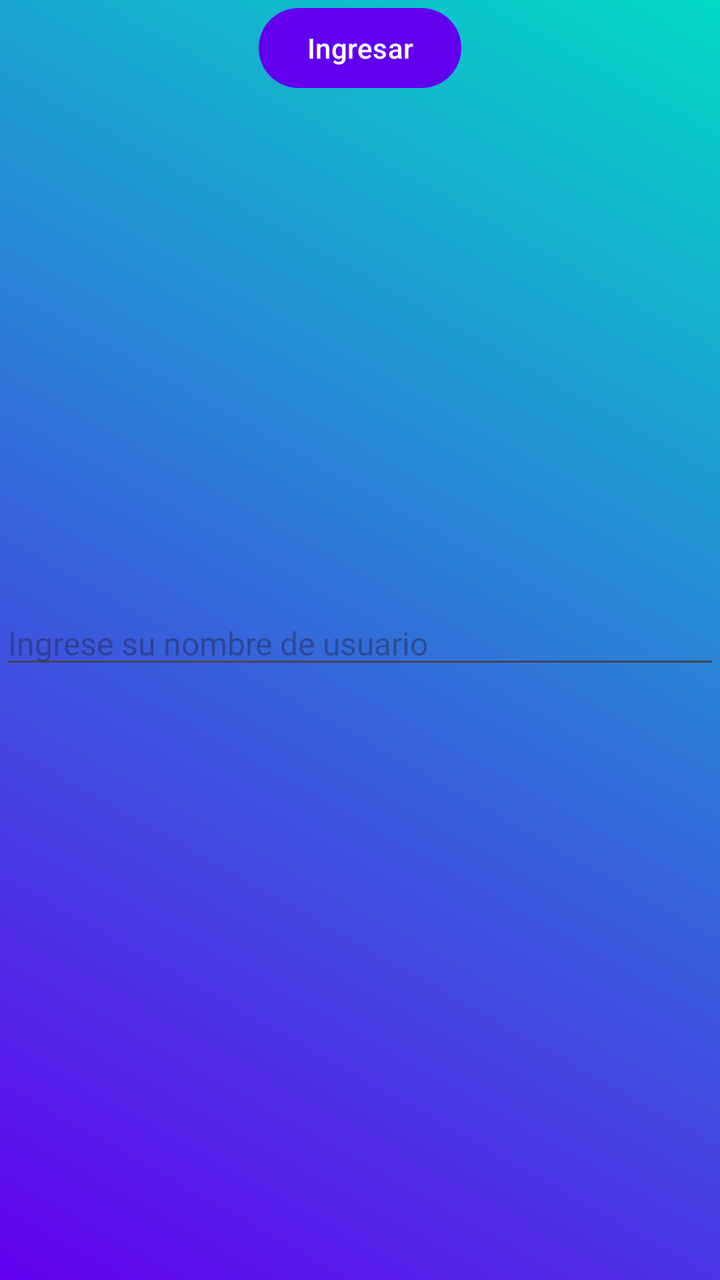
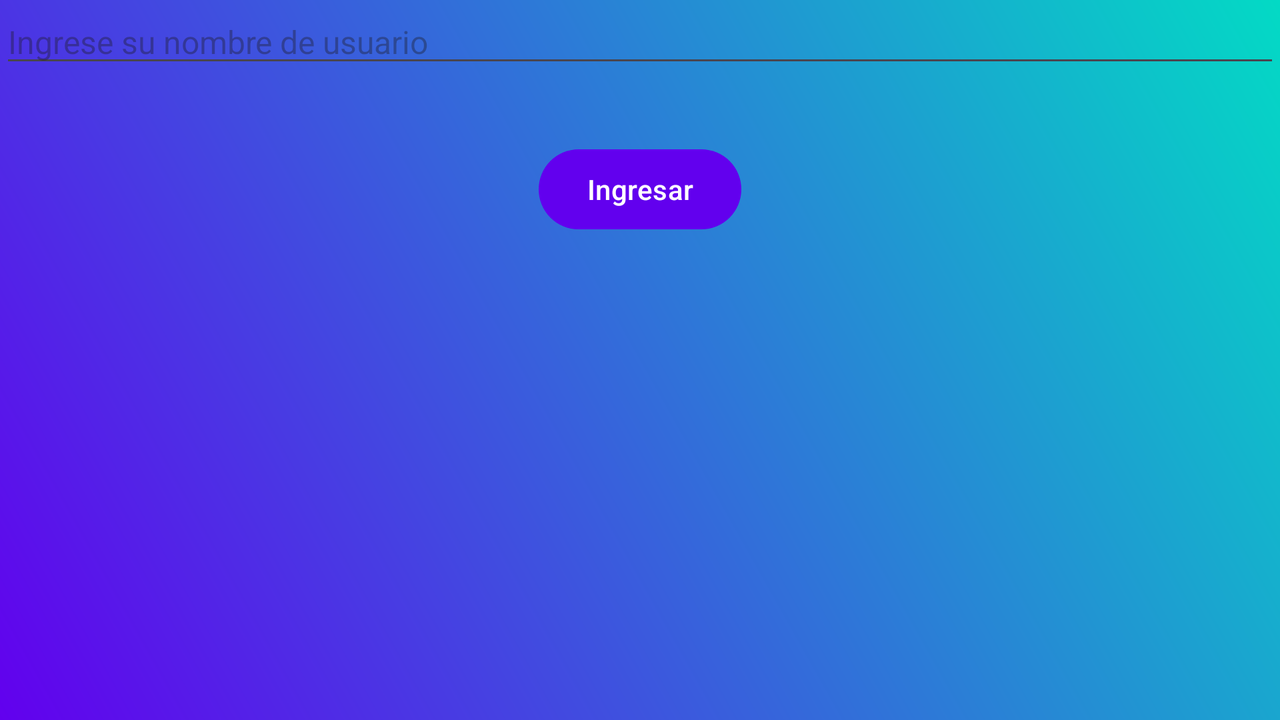

Compare how this app lays out the same screen by default and in its alternative resource folder. The renders come first, then the two layout files and the values they reference.
<!-- AndroidManifest.xml: application theme Base.Theme.Coinnect -->
<!-- res/layout/fragment_login.xml -->
<?xml version="1.0" encoding="utf-8"?>
<androidx.constraintlayout.widget.ConstraintLayout xmlns:android="http://schemas.android.com/apk/res/android"
    xmlns:app="http://schemas.android.com/apk/res-auto"
    xmlns:tools="http://schemas.android.com/tools"
    android:layout_width="match_parent"
    android:layout_height="match_parent"
    tools:context=".LoginFragment"
    android:background="@drawable/gradient">


    <EditText
        android:id="@+id/etUsername"
        android:layout_width="0dp"
        android:layout_height="wrap_content"
        android:hint="@string/txtuser"
        android:textSize="16sp"
        app:layout_constraintTop_toTopOf="parent"
        app:layout_constraintStart_toStartOf="parent"
        app:layout_constraintEnd_toEndOf="parent"
        app:layout_constraintBottom_toBottomOf="parent" />


    <Button
        android:id="@+id/btnLogin"
        android:layout_width="wrap_content"
        android:layout_height="wrap_content"
        android:text="@string/btnlogin"
        app:layout_constraintTop_toBottomOf="@id/etUsername"
        app:layout_constraintStart_toStartOf="parent"
        app:layout_constraintEnd_toEndOf="parent"
        app:layout_constraintTop_toTopOf="parent" />

</androidx.constraintlayout.widget.ConstraintLayout>
<!-- resources referenced by this layout -->
<resources>
  <!-- drawable gradient (drawable) -->
  <?xml version="1.0" encoding="utf-8"?>
  <shape>
      <gradient xmlns:android="http://schemas.android.com/apk/res/android"
          android:startColor="#6200EE"
          android:endColor="#03DAC5"
          android:angle="45"/>
  </shape>
  <string name="btnlogin">Ingresar</string>
  <string name="txtuser">Ingrese su nombre de usuario</string>
  <style name="Base.Theme.Coinnect" parent="Theme.Material3.DayNight.NoActionBar">
          <item name="colorPrimary">@color/colorPrimary</item>
          <item name="colorPrimaryVariant">@color/colorPrimaryVariant</item>
          <item name="colorSecondary">@color/colorSecondary</item>
          <item name="android:textColorPrimary">@color/textColorPrimary</item>
          <item name="android:background">@android:color/transparent</item>
          <item name="buttonStyle">@style/ButtonStyle</item>
      </style>
  <color name="colorPrimary">#6200EE</color>
  <color name="colorPrimaryVariant">#3700B3</color>
  <color name="colorSecondary">#03DAC5</color>
  <color name="textColorPrimary">#000000</color>
  <style name="ButtonStyle">
          <item name="android:background">@color/buttonColor</item>  
          <item name="android:textColor">@color/buttonTextColor</item>  
          <item name="android:textSize">14sp</item>
          <item name="android:padding">16dp</item>  
      </style>
  <color name="buttonColor">#6200EE</color>
  <color name="buttonTextColor">#FFFFFF</color>
</resources>
<!-- res/layout-land/fragment_login.xml (the repository's variant of the layout above) -->
<!-- drawn on the phone turned sideways -->
<?xml version="1.0" encoding="utf-8"?>
<androidx.constraintlayout.widget.ConstraintLayout xmlns:android="http://schemas.android.com/apk/res/android"
    xmlns:app="http://schemas.android.com/apk/res-auto"
    xmlns:tools="http://schemas.android.com/tools"
    android:layout_width="match_parent"
    android:layout_height="match_parent"
    tools:context=".LoginFragment"
    android:background="@drawable/gradient">


    <EditText
        android:id="@+id/etUsername"
        android:layout_width="0dp"
        android:layout_height="wrap_content"
        android:hint="@string/txtuser"
        android:textSize="16sp"
        app:layout_constraintTop_toTopOf="parent"
        app:layout_constraintStart_toStartOf="parent"
        app:layout_constraintEnd_toEndOf="parent"
        app:layout_constraintBottom_toTopOf="@id/btnLogin"
        android:layout_marginBottom="16dp" />


    <Button
        android:id="@+id/btnLogin"
        android:layout_width="wrap_content"
        android:layout_height="wrap_content"
        android:text="@string/btnlogin"
        app:layout_constraintTop_toBottomOf="@id/etUsername"
        app:layout_constraintStart_toStartOf="parent"
        app:layout_constraintEnd_toEndOf="parent"
        android:layout_marginTop="32dp" />

</androidx.constraintlayout.widget.ConstraintLayout>
